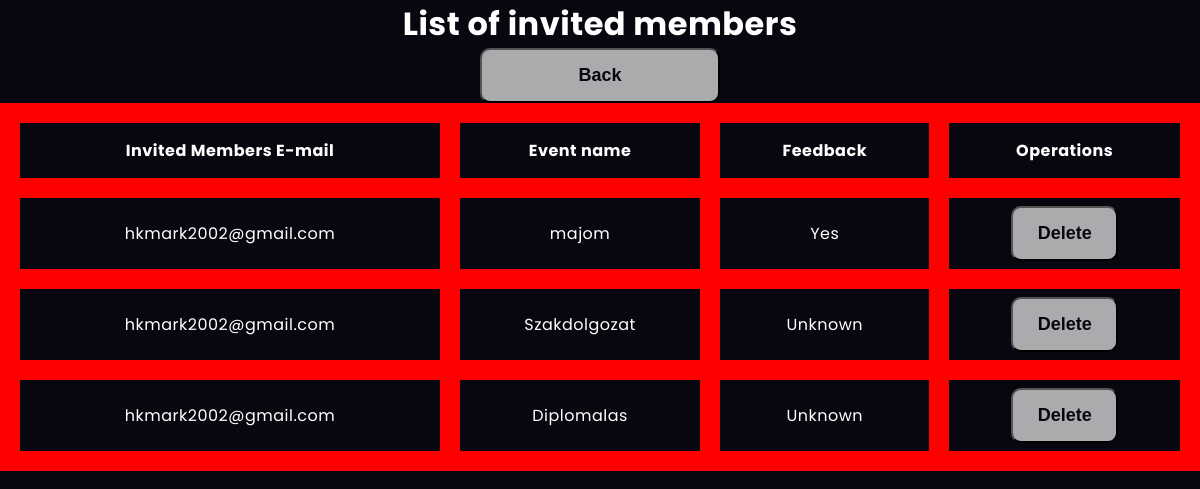
/invitelist.php (signed in), run on an earlier commit of the app's database.
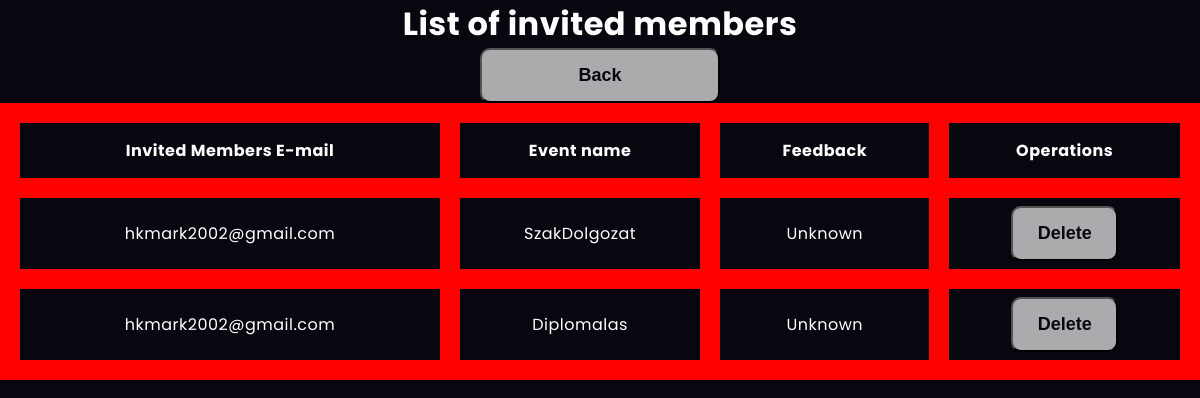
And on a later commit of the database.
### tables this page shows
CREATE TABLE `guests` (
  `guest_token` int(11) NOT NULL,
  `event_id` int(11) DEFAULT NULL,
  `invited_token` int(11) DEFAULT NULL,
  `bring_gift` tinyint(1) NOT NULL DEFAULT 0,
  `feedback` tinyint(3) NOT NULL DEFAULT 0
);

CREATE TABLE `invited` (
  `invited_token` int(11) NOT NULL,
  `invited_mail` varchar(255) NOT NULL,
  `user_id` int(11) NOT NULL,
  `event_id` int(11) NOT NULL
);

CREATE TABLE `events` (
  `event_id` int(11) NOT NULL,
  `event_name` varchar(255) NOT NULL,
  `event_date` date NOT NULL,
  `event_location` varchar(255) NOT NULL,
  `event_price` int(11) NOT NULL,
  `user_id` int(11) NOT NULL
);

### invitelist.php (the view, shortened to what this page needs)
<?php
include("db_config.php");
$user_id = $_SESSION["user_id"];
$sql = "SELECT invited.invited_token, invited.invited_mail, guests.feedback, events.event_name
        FROM invited
        INNER JOIN events ON invited.event_id = events.event_id
        LEFT JOIN guests ON invited.invited_token = guests.invited_token
        WHERE invited.user_id = '$user_id'";
$result = $connection->query($sql);
function getFeedbackText($feedback) {
  if ($feedback == 1) {
    return "Yes";
  } elseif ($feedback == 2) {
    return "No";
  } elseif ($feedback == 3) {
    return "Maybe";
  } else {
    return "Unknown";
  }
}
?>
<!DOCTYPE html>
<html>
<head>
  <link rel="stylesheet" type="text/css" href="CSS/invitelist.css">
  <link rel="stylesheet" href="https://cdnjs.cloudflare.com/ajax/libs/font-awesome/5.15.4/css/all.min.css">
</head>
<body>
  <h1>List of invited members</h1>
  <button class="buttonhead" type="button" onclick="parent.location='userevents.php'">Back</button>
  <table>
    <thead>
      <tr>
        <th>Invited Members E-mail</th>
        <th>Event name</th>
        <th>Feedback</th>
        <th>Operations</th>
      </tr>
    </thead>
    <tbody>
      <?php while ($row = $result->fetch_assoc()) { ?>
        <tr>
          <td><?php echo $row["invited_mail"]; ?></td>
          <td><?php echo $row["event_name"]; ?></td>
          <td><?php echo getFeedbackText($row["feedback"]); ?></td>
          <td>
            <form action="" method="POST">
              <button type="submit" name="delete_recipient" class="button">Delete</button>
            </form>
          </td>
        </tr>
      <?php } ?>
    </tbody>
  </table>
</body>
</html>

What changed in the data, as far as the page shows it:
removed guests: invited_token.invited_mail "hkmark2002@gmail.com", event.event_name "majom", feedback "Yes"
changed through a linked row, invited: event.event_name "Szakdolgozat" → "SzakDolgozat"
